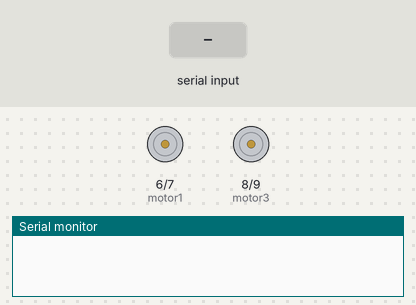
A sketch run on a simulated Arduino Uno, built with avr-gcc and run on an emulated ATmega328P. Shown: motor-driver pin pairs drawn as motors (green arrow = first pin HIGH = forward, orange = second pin HIGH = backward, longer = more drive, scaled by the enable pin), the last lines printed to the serial monitor. The test bench sets the inputs (shaded band).

Above: at 1.2 s.
1.3 s: "F90\n" received over Serial
At 2.5 s:
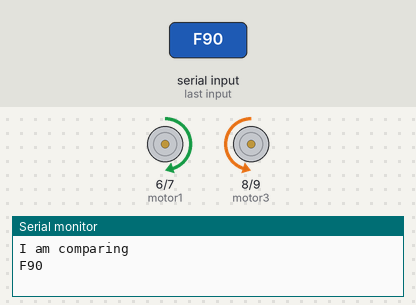
2.8 s: "X" received over Serial
At 3.1 s:
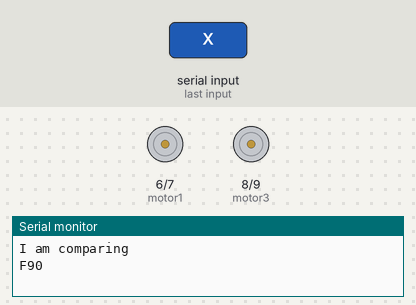
4.3 s: "B90\n" received over Serial
At 5.4 s:
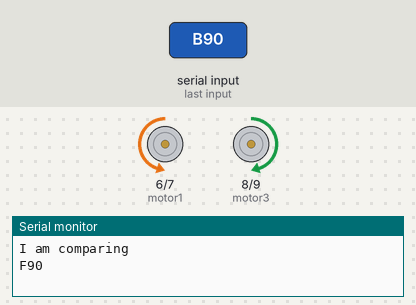
5.8 s: "R90\n" received over Serial
At 6.6 s:
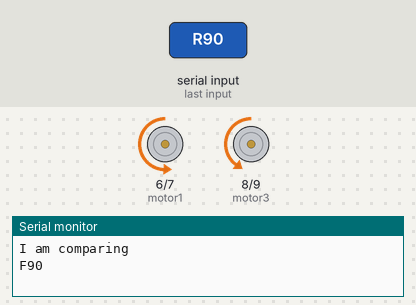
7.3 s: "L90\n" received over Serial
At 7.8 s:
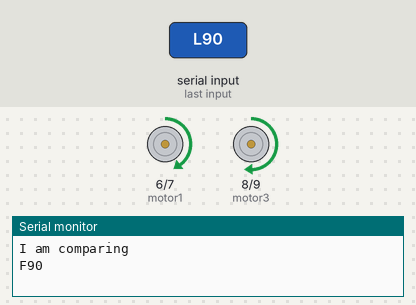
8.8 s: "R,45\n" received over Serial
At 10.1 s:
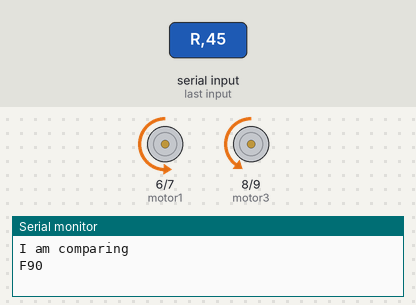
Timing chart, 0 to 11.3 s (numbered marks = the images above; inputs shaded):
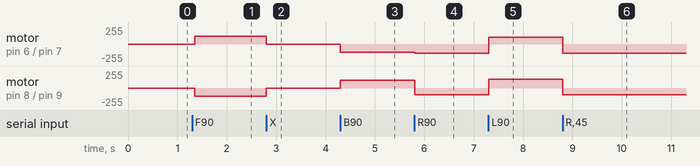

Measured:
- after the input at 1.3 s, motor on pin 6 (motor1) / pin 7 (motor2): stopped → forward 120/255 after 0.05 s; motor on pin 8 (motor3) / pin 9 (motor4): stopped → backward 120/255 after 0.05 s
- after the input at 2.8 s, motor on pin 6 (motor1) / pin 7 (motor2): forward 120/255 → stopped at once; motor on pin 8 (motor3) / pin 9 (motor4): backward 120/255 → stopped at once
- after the input at 4.3 s, motor on pin 6 (motor1) / pin 7 (motor2): stopped → backward 120/255 at once; motor on pin 8 (motor3) / pin 9 (motor4): stopped → forward 120/255 at once
- after the input at 5.8 s, motor on pin 6 (motor1) / pin 7 (motor2): backward 120/255 → backward 135/255 at once; motor on pin 8 (motor3) / pin 9 (motor4): forward 120/255 → backward 100/255 at once
- after the input at 7.3 s, motor on pin 6 (motor1) / pin 7 (motor2): backward 135/255 → forward 100/255 at once; motor on pin 8 (motor3) / pin 9 (motor4): backward 100/255 → forward 135/255 at once
- after the input at 8.8 s, motor on pin 6 (motor1) / pin 7 (motor2): forward 100/255 → backward 135/255 at once; motor on pin 8 (motor3) / pin 9 (motor4): forward 135/255 → backward 100/255 at once

The sketch:

project_car.ino
```cpp
int motor1 = 6;
int motor2 = 7;
int motor3 = 8;
int motor4 = 9;
int ena = 10;
int enb = 11;
int speedy  = 120;
int data;
char data2;
void setup() {
  Serial.begin(9600);
  pinMode(motor1,OUTPUT);
  pinMode(motor2,OUTPUT);
  pinMode(motor3,OUTPUT);
  pinMode(motor4,OUTPUT);
  pinMode(ena,OUTPUT);
  pinMode(enb,OUTPUT);
  analogWrite(ena,speedy);
  analogWrite(enb,speedy);


}
void forward(){//RIGHT
    digitalWrite(motor2,HIGH);//RIGHT WHEELS GO BACK
     digitalWrite(motor1,HIGH);//RIGHT WHEELS GO FRONT

    //digitalWrite(motor2,LOW);
}

void backward(){
   digitalWrite(motor3,HIGH);//left side goes back
   digitalWrite(motor4,HIGH);//left side goes FRONT

}
void front(int speedy){
  Serial.println("Forward"+speedy);
  digitalWrite(motor1,HIGH);
  digitalWrite(motor4,HIGH);
  digitalWrite(motor2,LOW);
  digitalWrite(motor3,LOW);
  analogWrite(ena,speedy);
  analogWrite(enb,speedy);
}


void back(int speedy){
  Serial.println("bckward"+speedy);
  digitalWrite(motor2,HIGH);
  digitalWrite(motor3,HIGH);
  digitalWrite(motor1,LOW);
  digitalWrite(motor4,LOW);
  analogWrite(ena,speedy);
    analogWrite(enb,speedy);
}

void left(){
  digitalWrite(motor1,HIGH);
  digitalWrite(motor3,HIGH);
  digitalWrite(motor2,LOW);
  digitalWrite(motor4,LOW);
  analogWrite(ena,100);
  analogWrite(enb,135);
}

void right(){
  digitalWrite(motor2,HIGH);
  digitalWrite(motor4,HIGH);
  digitalWrite(motor1,LOW);
  digitalWrite(motor3,LOW);
  analogWrite(ena,135);
  analogWrite(enb,100);
}
void stopped(){
  analogWrite(ena,0);
  analogWrite(enb,0);
}

void loop() {
if(Serial.available()>0){
  data2 = Serial.read();
//  Serial.println(data2);
  //front();
 if(data2=='S'){
  speedy = Serial.parseInt();

 }
 if(data2=='F'){
    Serial.println("I am comparing");
    front(speedy);
  }
  else if(data2=='B'){
    back(speedy);
  }
  else if(data2=='R'){
    right();
  }
  else if(data2== 'L'){
    left();
  }
  else if(data2=='X'){
  stopped();
  }
  else{

//    Serial.print("Speed is ");
//    Serial.println(speedy);


  }
}
delay(50);
  //backward();
  //front();
  //back();


}
```

project_car-DESKTOP-825D7L5.ino
```cpp
                                                                                                                                                                                                                                                                                                                                                                                                                                                                                                                                                                                                                                                                                                                                                                                                                                                                                                                                                                                                                                                                                                                                                                             
```
